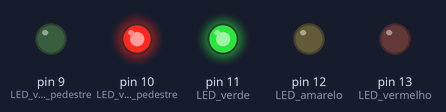
This sketch was run on a simulated Arduino Uno, built with avr-gcc and run on an emulated ATmega328P. Shown: output pins drawn as LEDs (lit = HIGH).

Above: at 1.5 s.
At 4.0 s:
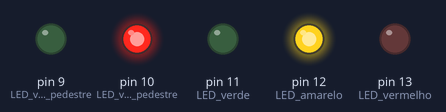
At 7.5 s:
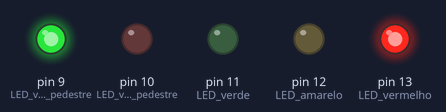
Timing chart, 0 to 13.0 s (numbered marks = the images above):
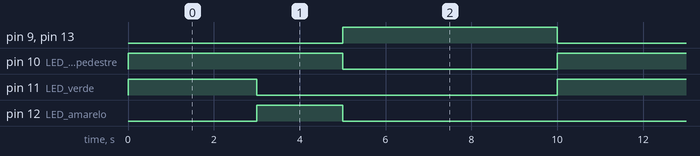

The sketch:

semaforo.ino
```cpp
void setup(){
  // Configura os pinos dos LEDs como saida
  pinMode(9, OUTPUT); // LED verde pedestre
  pinMode(10, OUTPUT); // LED vermelho pedestre
  pinMode(11, OUTPUT); // LED verde
  pinMode(12, OUTPUT); // LED amarelo
  pinMode(13, OUTPUT); // LED vermelho
}

void loop(){
   // Sinal para pedestres fechado: apaga led verde, acende led vermelho
  digitalWrite(9, LOW);
  digitalWrite(10, HIGH);
  // Sinal para carros aberto: apaga LED vermelho, acende LED verde
  digitalWrite(11, HIGH);
  digitalWrite(12, LOW);
  digitalWrite(13, LOW);
  delay(3000);

  // Sinal para carros fechado: apaga LED verde, acende LED amarelo
  digitalWrite(11, LOW);
  digitalWrite(12, HIGH);
  digitalWrite(13, LOW);
  delay(2000);

  // Sinal para pedestres aberto: apaga led vermelho, acende led verde
  digitalWrite(9, HIGH);
  digitalWrite(10, LOW);

  // Sinal para carros fechado: apaga LED amarelo, acende LED vermelho
  digitalWrite(11, LOW);
  digitalWrite(12, LOW);
  digitalWrite(13, HIGH);
  delay(5000);
}
```

Measured:
- by itself, pin 9 (LED_verde_pedestre), pin 10 (LED_vermelho_pedestre), pin 13 (LED_vermelho): alternates HIGH for 5.0 s and LOW for 5.0 s
- by itself, pin 11 (LED_verde): alternates HIGH for 3.0 s and LOW for 7.0 s
- by itself, pin 12 (LED_amarelo): alternates HIGH for 2.0 s and LOW for 8.0 s
